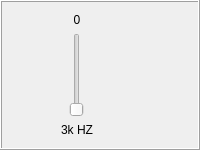
                 <widget class="QFrame" name="frame_6">
                  <property name="frameShape">
                   <enum>QFrame::Box</enum>
                  </property>
                  <property name="frameShadow">
                   <enum>QFrame::Raised</enum>
                  </property>
                  <layout class="QVBoxLayout" name="verticalLayout_8">
                   <item>
                    <layout class="QHBoxLayout" name="horizontalLayout_38">
                     <item>
                      <layout class="QVBoxLayout" name="verticalLayout_40">
                       <item>
                        <widget class="QLabel" name="label_90">
                         <property name="text">
                          <string>0</string>
                         </property>
                         <property name="alignment">
                          <set>Qt::AlignCenter</set>
                         </property>
                        </widget>
                       </item>
                       <item>
                        <layout class="QHBoxLayout" name="horizontalLayout_39">
                         <item>
                          <widget class="QSlider" name="verticalSlider_24">
                           <property name="sizePolicy">
                            <sizepolicy hsizetype="Maximum" vsizetype="Expanding">
                             <horstretch>0</horstretch>
                             <verstretch>0</verstretch>
                            </sizepolicy>
                           </property>
                           <property name="focusPolicy">
                            <enum>Qt::StrongFocus</enum>
                           </property>
                           <property name="layoutDirection">
                            <enum>Qt::LeftToRight</enum>
                           </property>
                           <property name="autoFillBackground">
                            <bool>false</bool>
                           </property>
                           <property name="orientation">
                            <enum>Qt::Vertical</enum>
                           </property>
                          </widget>
                         </item>
                        </layout>
                       </item>
                       <item>
                        <widget class="QLabel" name="label_3k_HZ">
                         <property name="text">
                          <string>3k HZ</string>
                         </property>
                         <property name="alignment">
                          <set>Qt::AlignCenter</set>
                         </property>
                        </widget>
                       </item>
                      </layout>
                     </item>
                     <item>
                      <layout class="QVBoxLayout" name="verticalLayout_41">
                       <item>
                        <widget class="QLabel" name="label_92">
                         <property name="maximumSize">
                          <size>
                           <width>40</width>
                           <height>40</height>
                          </size>
                         </property>
                         <property name="text">
                          <string/>
                         </property>
                         <property name="pixmap">
                          <pixmap>instroments_icons/pipeorgan.png</pixmap>
                         </property>
                         <property name="scaledContents">
                          <bool>true</bool>
                         </property>
                         <property name="alignment">
                          <set>Qt::AlignCenter</set>
                         </property>
                        </widget>
                       </item>
                       <item>
                        <widget class="QLabel" name="label_93">
                         <property name="maximumSize">
                          <size>
                           <width>40</width>
                           <height>40</height>
                          </size>
                         </property>
                         <property name="text">
                          <string/>
                         </property>
                         <property name="pixmap">
                          <pixmap>instroments_icons/piano.png</pixmap>
                         </property>
                         <property name="scaledContents">
                          <bool>true</bool>
                         </property>
                         <property name="alignment">
                          <set>Qt::AlignCenter</set>
                         </property>
                        </widget>
                       </item>
                      </layout>
                     </item>
                    </layout>
                   </item>
                  </layout>
                 </widget>
